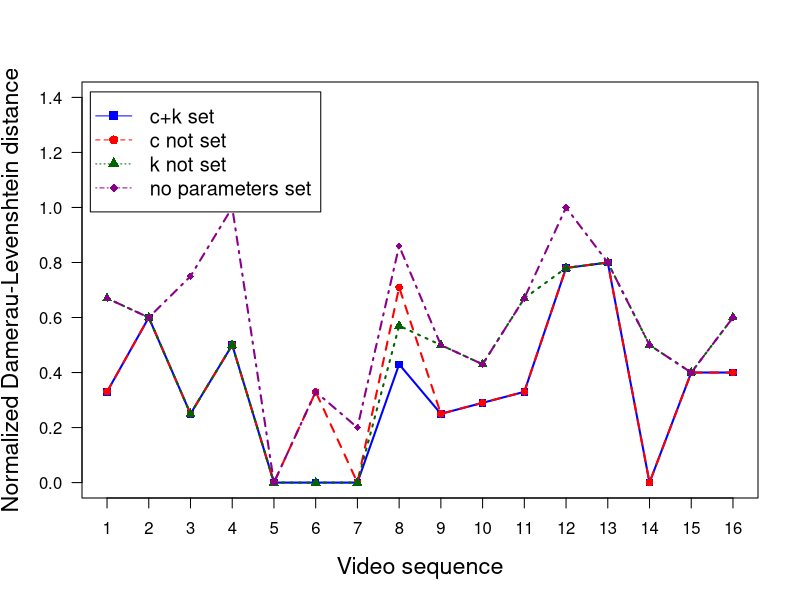

Write R code to recreate this figure.
# Define data (x: videos, y: fit of model, edit distance with Damerau-Levenshtein)
xdata <- c(1,2,3,4,5,6,7,8,9,10,11,12,13,14,15,16)
model_ck <- c(0.33,0.6,0.25,0.5,0,0,0,0.43,0.25,0.29,0.33,0.78,0.8,0,0.4,0.4)
k_set <- c(0.33,0.6,0.25,0.5,0,0.33,0,0.71,0.25,0.29,0.33,0.78,0.8,0,0.4,0.4)
c_set <- c(0.67,0.6,0.25,0.5,0,0,0,0.57,0.5,0.43,0.67,0.78,0.8,0.5,0.4,0.6)
no_params <- c(0.67,0.6,0.75,1,0,0.33,0.2,0.86,0.5,0.43,0.67,1,0.8,0.5,0.4,0.6)

# Plot model, c+k set
plot(xdata, model_ck, type='o', col='blue', pch=15, lty=1, ylim=c(0,1.4), lwd=2, 
     ylab='Normalized Damerau-Levenshtein distance',
     xlab='Video sequence', las=1, xaxt='n', cex.lab=1.4)
axis(side=1, at=1:16, labels=xdata, cex.axis=1)

# Plot model without c
points(xdata, k_set, col='red', pch=16)
lines(xdata, k_set, col='red', lty=2, lwd=2)

# Plot model without k
points(xdata, c_set, col='dark green', pch=17)
lines(xdata, c_set, col='dark green', lty=3, lwd=2)

# Plot greedy without params
points(xdata, no_params, col='dark magenta', pch=18)
lines(xdata, no_params, col='dark magenta', lty=4, lwd=2)

legend(0.6,1.42,legend=c('c+k set', 'c not set', 'k not set', 'no parameters set'), 
       col=c('blue', 'red', 'dark green', 'dark magenta'), 
       pch=c(15,16,17,18), lty=c(1,2,3,4), ncol=1, cex=1.2)
